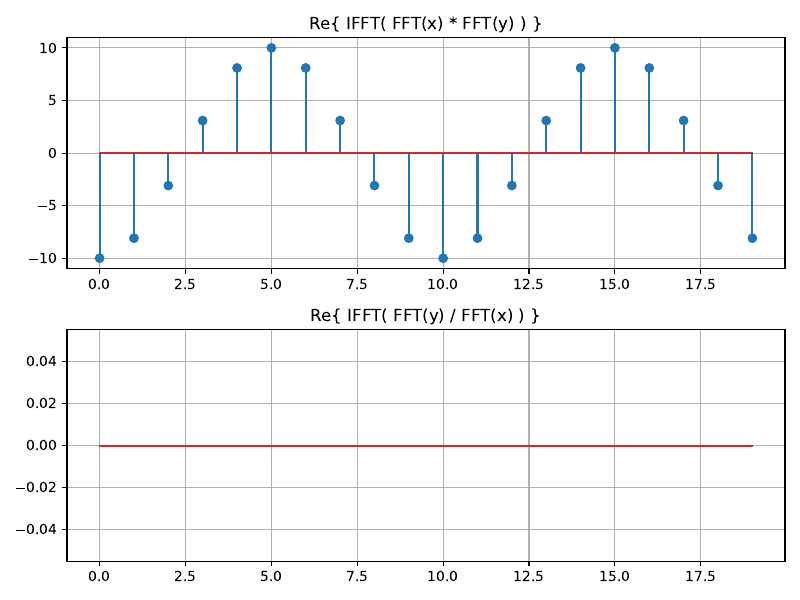

Reproduce this figure in Python.
import matplotlib
matplotlib.use('TkAgg')

import matplotlib.pyplot as plt
import scipy
import sounddevice as sd
import math
import time
import wavfile

import numpy as np


n = 20

x = np.cos(2 * np.pi * 2 * np.arange(n) / n)

#  deplasarea circulara d
d = 5
y = np.roll(x, d)

# FFT
X = np.fft.fft(x)
Y = np.fft.fft(y)

# 1) IFFT(FFT(x) * FFT(y))
c1 = np.fft.ifft(X * Y)

# 2) IFFT(FFT(y) / FFT(x))
c2 = np.fft.ifft(Y / X)

#  deplasarea gasita din c1 (maximul)
d_est = np.argmax(np.abs(c1))

print("d real =", d)
print("d estimat din corelatie =", d_est)

plt.figure(figsize=(8, 6))

plt.subplot(2, 1, 1)
plt.stem(np.real(c1))
plt.title("Re{ IFFT( FFT(x) * FFT(y) ) }")
plt.grid(True)

plt.subplot(2, 1, 2)
plt.stem(np.real(c2))
plt.title("Re{ IFFT( FFT(y) / FFT(x) ) }")
plt.grid(True)

plt.tight_layout()
plt.savefig("ex4.pdf", dpi=300)
plt.show()
